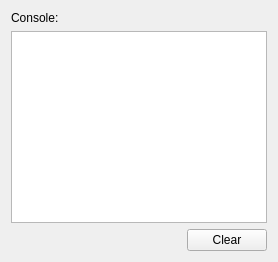
        <widget class="QWidget" name="pythonTab">
         <attribute name="title">
          <string>System</string>
         </attribute>
         <layout class="QHBoxLayout" name="horizontalLayout_5">
          <item>
           <layout class="QVBoxLayout" name="verticalLayout_4" stretch="0,1,0">
            <item>
             <widget class="QLabel" name="label">
              <property name="text">
               <string>Console:</string>
              </property>
             </widget>
            </item>
            <item>
             <widget class="QTextEdit" name="moduleList">
              <property name="styleSheet">
               <string notr="true">font: 8pt &quot;Courier New&quot;;</string>
              </property>
              <property name="html">
               <string>&lt;!DOCTYPE HTML PUBLIC &quot;-//W3C//DTD HTML 4.0//EN&quot; &quot;http://www.w3.org/TR/REC-html40/strict.dtd&quot;&gt;
&lt;html&gt;&lt;head&gt;&lt;meta name=&quot;qrichtext&quot; content=&quot;1&quot; /&gt;&lt;style type=&quot;text/css&quot;&gt;
p, li { white-space: pre-wrap; }
&lt;/style&gt;&lt;/head&gt;&lt;body style=&quot; font-family:'Courier New'; font-size:8pt; font-weight:400; font-style:normal;&quot;&gt;
&lt;p style=&quot;-qt-paragraph-type:empty; margin-top:0px; margin-bottom:0px; margin-left:0px; margin-right:0px; -qt-block-indent:0; text-indent:0px;&quot;&gt;&lt;/p&gt;&lt;/body&gt;&lt;/html&gt;</string>
              </property>
              <property name="overwriteMode">
               <bool>true</bool>
              </property>
              <property name="acceptRichText">
               <bool>false</bool>
              </property>
             </widget>
            </item>
            <item>
             <layout class="QHBoxLayout" name="horizontalLayout_3">
              <item>
               <spacer name="horizontalSpacer_8">
                <property name="orientation">
                 <enum>Qt::Horizontal</enum>
                </property>
                <property name="sizeHint" stdset="0">
                 <size>
                  <width>40</width>
                  <height>20</height>
                 </size>
                </property>
               </spacer>
              </item>
              <item>
               <widget class="QPushButton" name="pushButton">
                <property name="text">
                 <string>Clear</string>
                </property>
               </widget>
              </item>
             </layout>
            </item>
           </layout>
          </item>
         </layout>
        </widget>
